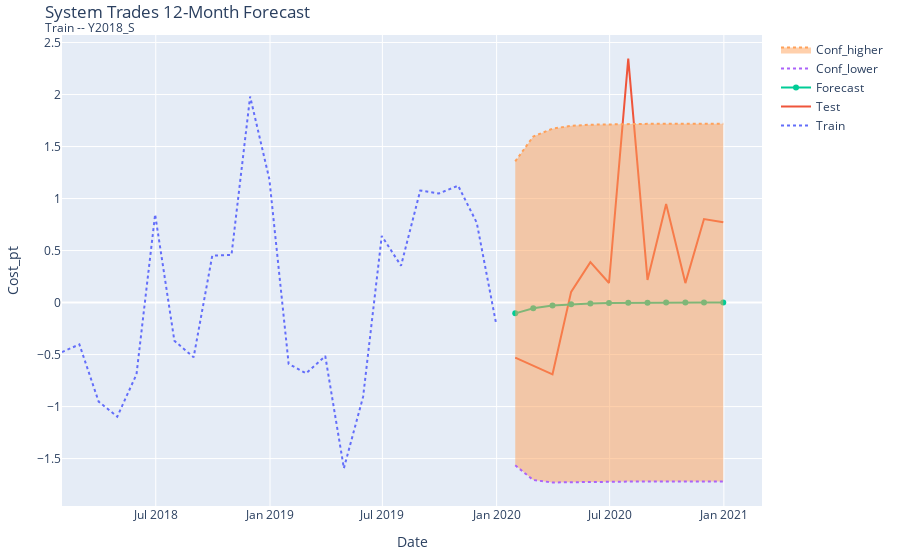

Notebook code cell kept with this figure:
### Code cell
#? conf_int == Confidence Interval
prediction, conf_int = arima_model_sys.predict(n_periods=FC, return_conf_int=True)
df_cf= pd.DataFrame(conf_int, index=df_test.index)

df_forecast = pd.DataFrame(prediction, 
                        index=df_test.index, columns=['Cost_pt'])

#? FC, LABEL, CAT
go_plotter(df_train, df_test, df_forecast, df_cf, FC, LABEL, "System")
maape(df_test.values, df_forecast.values)

### Figure 1 — Plotly figure (JSON) as saved in the notebook; plotly's stock layout.template omitted (floating-point values rounded to 4 significant figures)
{"data": [{"hovertemplate": "Date = %{x}<br>Cost = %{y}", "line": {"dash": "dot"}, "mode": "lines", "name": "Train", "type": "scatter", "x": ["2018-01-31T00:00:00", "2018-02-28T00:00:00", "2018-03-31T00:00:00", "2018-04-30T00:00:00", "2018-05-31T00:00:00", "2018-06-30T00:00:00", "2018-07-31T00:00:00", "2018-08-31T00:00:00", "2018-09-30T00:00:00", "2018-10-31T00:00:00", "2018-11-30T00:00:00", "2018-12-31T00:00:00", "2019-01-31T00:00:00", "2019-02-28T00:00:00", "2019-03-31T00:00:00", "2019-04-30T00:00:00", "2019-05-31T00:00:00", "2019-06-30T00:00:00", "2019-07-31T00:00:00", "2019-08-31T00:00:00", "2019-09-30T00:00:00", "2019-10-31T00:00:00", "2019-11-30T00:00:00", "2019-12-31T00:00:00"], "y": [-0.4759, -0.4026, -0.9521, -1.097, -0.6892, 0.8472, -0.3676, -0.5263, 0.4511, 0.4581, 1.981, 1.184, -0.5887, -0.6806, -0.5139, -1.593, -0.9045, 0.6404, 0.3539, 1.077, 1.049, 1.124, 0.7673, -0.197]}, {"hovertemplate": "Date = %{x}<br>Cost = %{y}", "line": {"dash": "solid"}, "mode": "lines", "name": "Test", "type": "scatter", "x": ["2020-01-31T00:00:00", "2020-02-29T00:00:00", "2020-03-31T00:00:00", "2020-04-30T00:00:00", "2020-05-31T00:00:00", "2020-06-30T00:00:00", "2020-07-31T00:00:00", "2020-08-31T00:00:00", "2020-09-30T00:00:00", "2020-10-31T00:00:00", "2020-11-30T00:00:00", "2020-12-31T00:00:00"], "y": [-0.5287, -0.6051, -0.6897, 0.1024, 0.3881, 0.1878, 2.346, 0.2178, 0.9472, 0.1869, 0.8026, 0.7714]}, {"hovertemplate": "Date = %{x}<br>Cost = %{y}", "line": {"dash": "solid"}, "mode": "lines+markers", "name": "Forecast", "type": "scatter", "x": ["2020-01-31T00:00:00", "2020-02-29T00:00:00", "2020-03-31T00:00:00", "2020-04-30T00:00:00", "2020-05-31T00:00:00", "2020-06-30T00:00:00", "2020-07-31T00:00:00", "2020-08-31T00:00:00", "2020-09-30T00:00:00", "2020-10-31T00:00:00", "2020-11-30T00:00:00", "2020-12-31T00:00:00"], "y": [-0.1038, -0.05471, -0.02883, -0.0152, -0.008008, -0.00422, -0.002224, -0.001172, -0.0006177, -0.0003255, -0.0001716, -9.041e-05]}, {"line": {"dash": "dot"}, "mode": "lines", "name": "Conf_lower", "opacity": 0.1, "type": "scatter", "x": ["2020-01-31T00:00:00", "2020-02-29T00:00:00", "2020-03-31T00:00:00", "2020-04-30T00:00:00", "2020-05-31T00:00:00", "2020-06-30T00:00:00", "2020-07-31T00:00:00", "2020-08-31T00:00:00", "2020-09-30T00:00:00", "2020-10-31T00:00:00", "2020-11-30T00:00:00", "2020-12-31T00:00:00"], "y": [-1.565, -1.706, -1.73, -1.729, -1.726, -1.723, -1.721, -1.72, -1.72, -1.72, -1.719, -1.719]}, {"fill": "tonexty", "line": {"dash": "dot"}, "mode": "lines", "name": "Conf_higher", "opacity": 0.1, "type": "scatter", "x": ["2020-01-31T00:00:00", "2020-02-29T00:00:00", "2020-03-31T00:00:00", "2020-04-30T00:00:00", "2020-05-31T00:00:00", "2020-06-30T00:00:00", "2020-07-31T00:00:00", "2020-08-31T00:00:00", "2020-09-30T00:00:00", "2020-10-31T00:00:00", "2020-11-30T00:00:00", "2020-12-31T00:00:00"], "y": [1.357, 1.597, 1.672, 1.699, 1.71, 1.715, 1.717, 1.718, 1.719, 1.719, 1.719, 1.719]}], "layout": {"margin": {"b": 15, "l": 20, "r": 15, "t": 35}, "title": {"text": "System Trades 12-Month Forecast<br><sup>Train -- Y2018_S</sup>"}, "xaxis": {"title": {"text": "Date"}, "type": "date"}, "yaxis": {"title": {"text": "Cost_pt"}}}}
